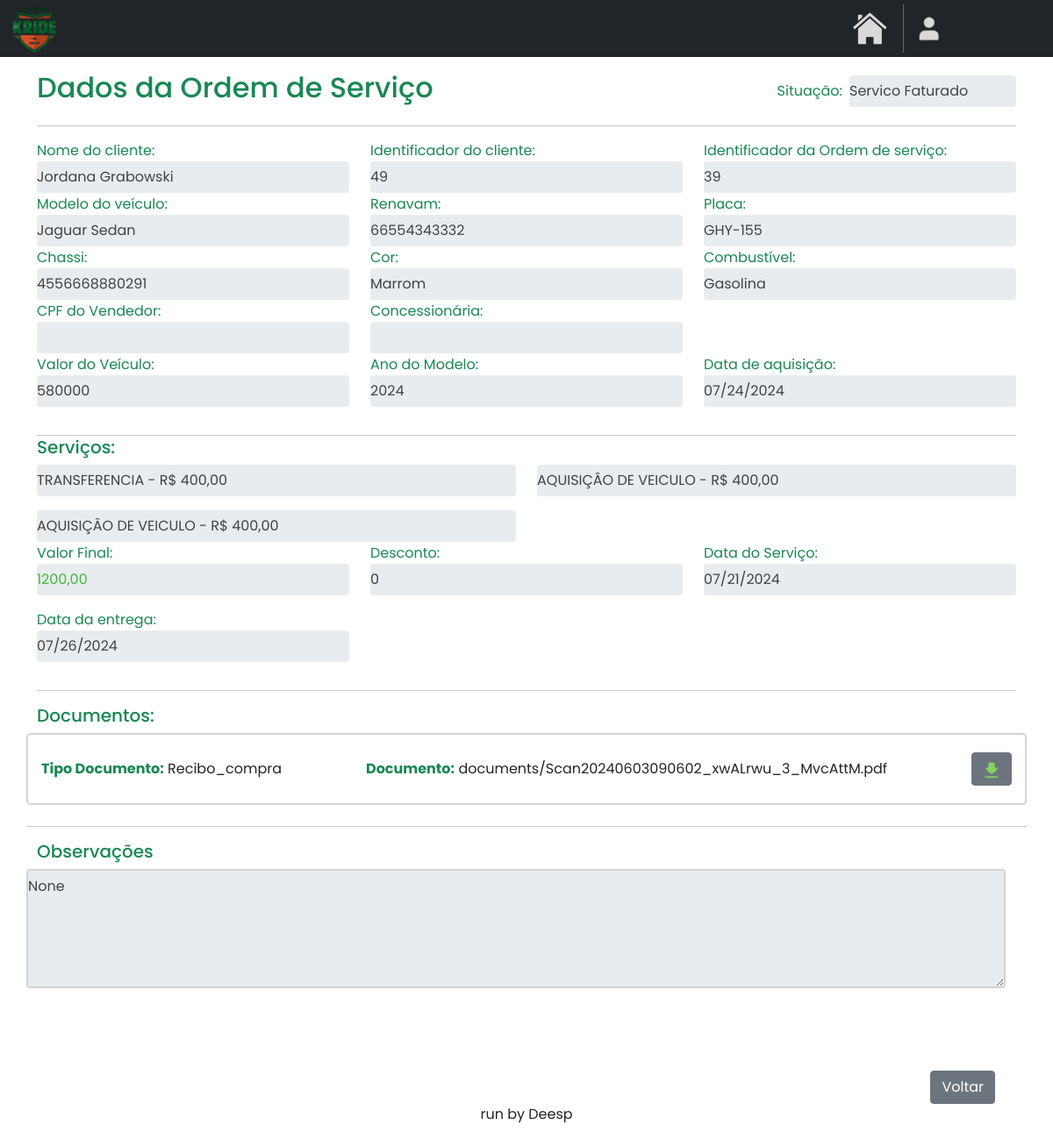
Before: /home/consultar_os/39/ with the older database file.
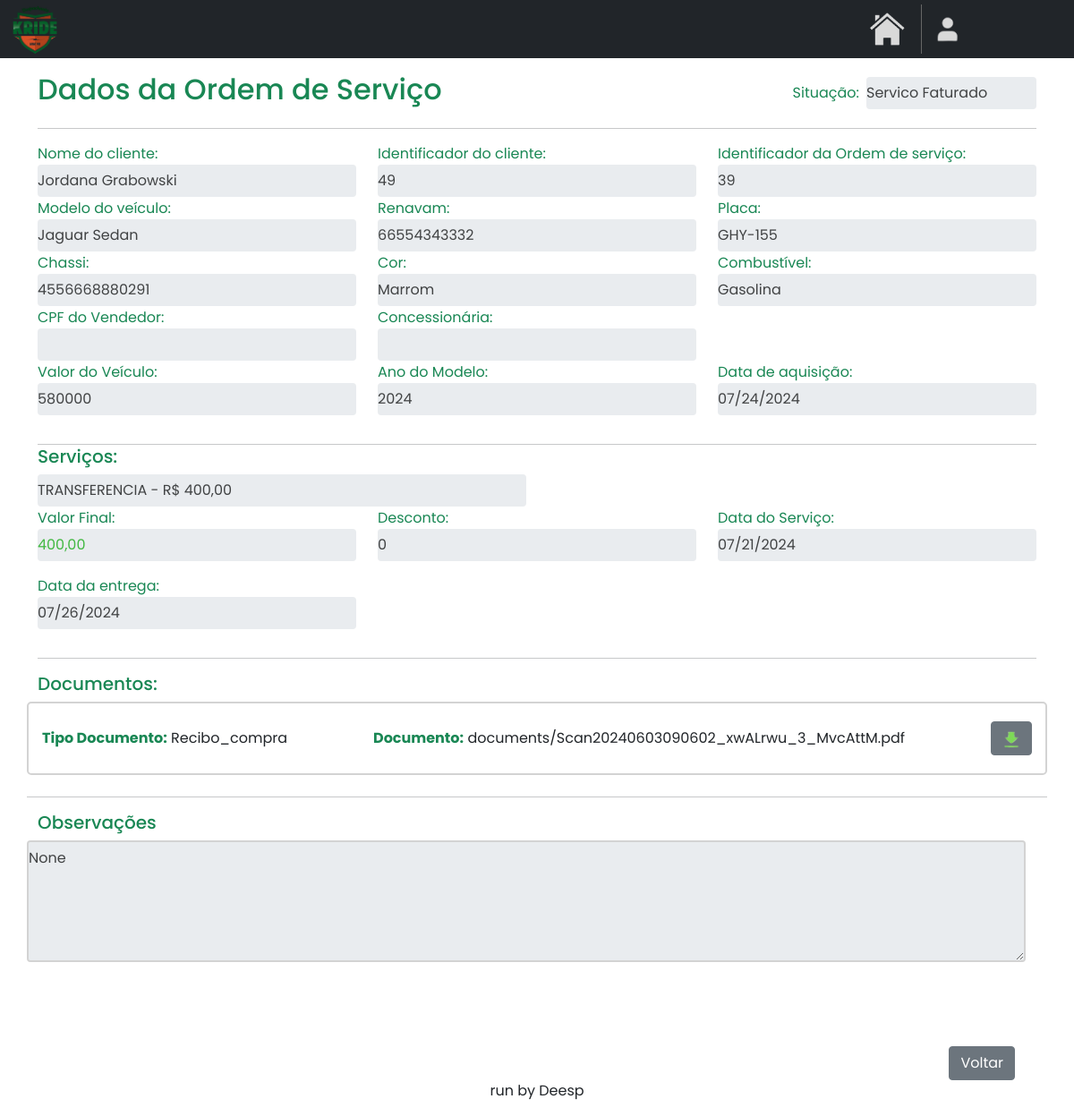
After: the same page with the newer database file.
### OS/models.py (models this page shows, shortened)
class OrdemServico(models.Model):
    renavam = models.CharField(max_length=50)
    placa = models.CharField(max_length=15)
    cliente_id = models.ForeignKey(Cliente, on_delete=models.CASCADE)
    nome_cliente = models.CharField(max_length=40)
    chassi = models.CharField(max_length=30, default='')
    cor = models.CharField(max_length=14, default='')
    combustivel = models.CharField(max_length=15, default='')
    modelo = models.CharField(max_length=25, default='')
    valor_veiculo = models.CharField(max_length=15, default='')
    ano_modelo = models.CharField(max_length=10, default='')
    pendencias = models.CharField(max_length=30, default='')
    data_entrega = models.DateField(null=True, blank=True)
    data_aq = models.DateField(null=True, blank=True)
    data_servico = models.DateField(default=datetime.date.today)
    desconto = models.CharField(max_length=10, default='')
    valor_f = models.CharField(max_length=10, default='')
    observacoes = models.TextField(blank=True, null=True)
    status = models.CharField(max_length=20, default='')
    cpf_vendedor = models.CharField(max_length=20, default='')
    concessionaria = models.CharField(max_length=30, default='')
    tipo_veiculo = models.CharField(max_length=15, default='')

class Servico_os(models.Model):
    os_id = models.ForeignKey(OrdemServico, on_delete=models.CASCADE)
    servico_id = models.ForeignKey(Servico, on_delete=models.CASCADE)
    valor_servico = models.CharField(max_length=10, default='')

class Servico(models.Model):
    descricao = models.CharField(max_length=50)
    nome = models.CharField(max_length=50, default='')
    custo = models.CharField(max_length=10, default='0')
    valor_liquido = models.CharField(max_length=10, default='0')
    valor_total = models.CharField(max_length=10, default='0')
    taxa_detran = models.CharField(max_length=10, default='0')
    notas = models.TextField(blank=True, null=True)

class Documentos(models.Model):
    tipo_doc = models.CharField(max_length=30, default='')
    arquivo = models.FileField(upload_to='documents/')
    ordem_servico_id = models.ForeignKey(OrdemServico, on_delete=models.CASCADE)
    data_alteracao = models.DateTimeField(auto_now_add=True)
    def __str__(self):
        return self.tipo_doc

### OS/views.py (the view)
# urls.py: path('consultar_os/<str:id>/', osviews.consultar_os, name='consultar_os'),
def consultar_os(request, id):
    ordem_servico = get_object_or_404(OrdemServico, pk=id)
    servicos_os = Servico_os.objects.filter(os_id=ordem_servico).select_related('servico_id')
    documentos_da_os = Documentos.objects.filter(ordem_servico_id=ordem_servico)
    datas = {
        'data_aq': (ordem_servico.data_aq.strftime('%Y-%m-%d') if ordem_servico.data_aq else ''),
        'data_servico':ordem_servico.data_servico.strftime('%Y-%m-%d'),
        'data_entrega': (ordem_servico.data_entrega.strftime('%Y-%m-%d') if ordem_servico.data_entrega else ''),
    }
    print(documentos_da_os)
    return render(
        request,
        'consultaos.html',
        {'ordem_servico': ordem_servico,
         'servicos_os': servicos_os,
         'documentos': documentos_da_os,
         'data': datas}
    )

### OS/templates/consultaos.html (shortened to what this page needs)
{% extends "base.html" %}
{% load static %}
{% block content %}
<!DOCTYPE html>
<html lang="en">
<head>
    <link href="https://cdn.jsdelivr.net/npm/bootstrap@5.0.2/dist/css/bootstrap.min.css" rel="stylesheet">
</head>
<body>
    <div class="container mt-3 custom-container">
        <div class="d-flex justify-content-start align-items-center">
            <h2 class="me-auto text-success">Dados da Ordem de Serviço</h2>
            <label class="text-success me-2">Situação:</label>
            <input style="width: 190px;" name="status" type="text" class="form-control readonly-input" value="{{ ordem_servico.status }}" readonly>
        </div>
        <hr>
    </div>
    <div class="container">
        <div class="row">
            <div class="col-md-4 form-group">
                <label class="text-success">Nome do cliente:</label>
                <input type="text" class="form-control readonly-input" value="{{ ordem_servico.nome_cliente }}" readonly>
            </div>
            <div class="col-md-4 form-group">
                <label class="text-success">Identificador do cliente:</label>
                <input type="text" class="form-control readonly-input" value="{{ ordem_servico.cliente_id_id }}" readonly>
            </div>
            <div class="col-md-4 form-group">
                <label class="text-success">Identificador da Ordem de serviço:</label>
                <input type="text" class="form-control readonly-input" value="{{ ordem_servico.id }}" readonly>
            </div>
        </div>
        <div class="row" style="margin-top: -15px;">
            <div class="col-md-4 form-group">
                <label class="text-success">Modelo do veículo:</label>
                <input type="text" class="form-control readonly-input" value="{{ ordem_servico.modelo }}" readonly>
            </div>
            <div class="col-md-4 form-group">
                <label class="text-success">Renavam:</label>
                <input type="text" class="form-control readonly-input" value="{{ ordem_servico.renavam }}" readonly>
            </div>
            <div class="col-md-4 form-group">
                <label class="text-success">Placa:</label>
                <input type="text" class="form-control readonly-input" value="{{ ordem_servico.placa }}" readonly>
            </div>
        </div>
        <div class="row" style="margin-top: -15px;">
            <div class="col-md-4 form-group">
                <label class="text-success">Chassi:</label>
                <input type="text" class="form-control readonly-input" value="{{ ordem_servico.chassi }}" readonly>
            </div>
            <div class="col-md-4 form-group">
                <label class="text-success">Cor:</label>
                <input type="text" class="form-control readonly-input" value="{{ ordem_servico.cor }}" readonly>
            </div>
            <div class="col-md-4 form-group">
                <label class="text-success">Combustível:</label>
                <input type="text" class="form-control readonly-input" value="{{ ordem_servico.combustivel }}" readonly>
            </div>
        </div>
        <div class="row" style="margin-top: -15px;">
            <div class="col-md-4 form-group">
                <label class="text-success">CPF do Vendedor:</label>
                <input type="text" class="form-control readonly-input" value="{{ ordem_servico.cpf_vendedor }}" readonly>
            </div>
            <div class="col-md-4 form-group">
                <label class="text-success">Concessionária:</label>
                <input type="text" class="form-control readonly-input" value="{{ ordem_servico.concessionaria }}" readonly>
            </div>
        </div>
        <div class="row" style="margin-top: -15px;">
            <div class="col-md-4 form-group">
                <label class="text-success">Valor do Veículo:</label>
                <input type="text" class="form-control readonly-input" value="{{ ordem_servico.valor_veiculo }}" readonly>
            </div>
            <div class="col-md-4 form-group">
                <label class="text-success">Ano do Modelo:</label>
                <input type="text" class="form-control readonly-input" value="{{ ordem_servico.ano_modelo }}" readonly>
            </div>
            <div class="col-md-4 form-group">
                <label class="text-success">Data de aquisição:</label>
                <input type="date" class="form-control readonly-input" value="{{ data.data_aq }}" readonly>
            </div>
        </div>
        <hr>
        <div class="row" style="margin-top: -15px;">
            <h5 class="text-success">Serviços:</h5>
            {% for servico_os in servicos_os %}
                <div class="col-md-6 form-group">
                    <input type="text" class="form-control readonly-input" value="{{ servico_os.servico_id.nome }} - R$ {{ servico_os.servico_id.valor_total }}" readonly>
                </div>
            {% endfor %}
        </div>
        <div class="row" style="margin-top: -15px;">
            <div class="col-md-4 form-group">
                <label class="text-success">Valor Final:</label>
                <input type="text" class="form-control readonly-input" style="color: rgb(66, 184, 66);" value="{{ ordem_servico.valor_f }}" readonly>
            </div>
            <div class="col-md-4 form-group">
                <label class="text-success">Desconto:</label>
                <input type="text" class="form-control readonly-input" value="{{ ordem_servico.desconto }}" readonly>
            </div>
            <div class="col-md-4 form-group">
                <label class="text-success">Data do Serviço:</label>
                <input type="date" class="form-control readonly-input" value="{{ data.data_servico }}" readonly>
            </div>
            <div class="col-md-4 form-group">
                <label class="text-success">Data da entrega:</label>
                <input type="date" class="form-control readonly-input" value="{{ data.data_entrega }}" readonly>
            </div>
        </div>
        <hr>
        <div class="row">
            <h5 class="text-success">Documentos:</h5>
            <div class="col-12 document-list">
                {% for documento in documentos %}
                <div class="document-item">
                    <p><strong class="text-success">Tipo Documento:</strong> {{ documento.tipo_doc }}</p>
                    <p><strong class="text-success">Documento:</strong> {{ documento.arquivo }}</p>
                    <a href="{{ documento.arquivo.url }}" title="DOWNLOAD" class="btn btn-secondary" download>
                        <img src="{% static 'images/download.png' %}" alt="Download">
                    </a>
                </div>
                {% endfor %}
            </div>
        <hr class="mt-4">
        <div class="row">
            <h5 class="me-auto text-success">Observações</h5>
            <textarea class="form-control readonly-input obs" id="observacoes" name="observacoes" rows="5" cols="40" readonly>{{ ordem_servico.observacoes }}</textarea><br>
        </div>
        <div class="d-flex justify-content-end align-items-center" style="margin-top: 70px;">
            <a href="{% url 'ordem_servico' %}" class="btn btn-secondary me-4 mt-4">Voltar</a>
        </div>
    </div>
</body>
</html>
{% endblock %}

### base/base.html (shortened to what this page needs)
{% load static %}
<!DOCTYPE html>
<html lang="en">
<head>
</head>
<body>
    <nav class="navbar navbar-expand bg-dark" style="height: 65px;">
        <div class="container-fluid">
            <a href="#">
                <img src="{% static 'images/logo1.png' %}" style="width: 55px;">
            </a>
        </div>
        <a href="{% url 'home' %}" style="text-decoration: none;">
            <img src="{% static 'images/home.png' %}" title="VOLTAR PARA A HOME" style="width: 40px; margin-right: 18px;">
        </a>
        <div class="container user-div" id="profile" style="width: 200px; cursor: pointer;">
            {% if user.is_superuser %}
                <img src="{% static 'images/master.png' %}" title="MASTER USER" style="width: 30px; margin-right: 0px;">
            {% else %}
                <img src="{% static 'images/user_profile.png' %}" title="USUÁRIO" style="width: 26px; margin-right: 0px;">
            {% endif %}
        </div>
    </nav>
    {% block content %}{% endblock %}
    <div class="text-center">
        <p>run by Deesp</p>
    </div>
</body>
</html>

### OS/templates/consultaos.html (style rules this page uses)
body { font-family: 'Poppins', sans-serif; }
.form-group { margin-bottom: 1rem; }
.readonly-input { background-color: #e3e7e9; border: none; box-shadow: none; color: #414344; padding-left: 0; }
.document-list { border: 2px solid #d3d3d3; padding: 15px; border-radius: 5px; }
.document-item { display: flex; justify-content: space-between; align-items: center; padding: 5px 0; }
.document-item p { margin: 0; }
.document-item img { width: 20px; height: 20px; }
.obs { border: 2px solid #d3d3d3; }

Changed rows visible on the page:
removed Servico_os: servico_id.nome "AQUISIÇÂO DE VEICULO - R$ 400,00"
removed Servico_os: servico_id.nome "AQUISIÇÂO DE VEICULO - R$ 400,00"
changed OrdemServico "Servico Faturado": valor_f "1200,00" → "400,00"
